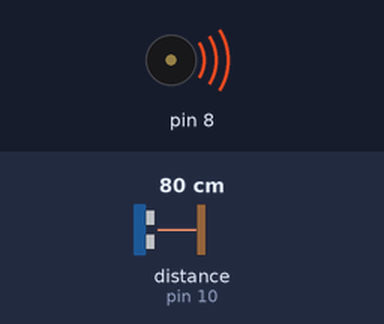
Recording of a sketch running on a simulated Arduino Nano, built with avr-gcc and run on an emulated ATmega328P. Parts: buzzer (waves = sounding). Wiring (inferred from the names in the program): ultrasonic range finder: trigger pin 9; echo pin 10. Inputs (shaded band) come from the test bench; at power-on: distance to the obstacle (sensor on pin 10) 80 cm. The echo pulse lasts 58.3 µs per cm.

Above: at 1.2 s.
1.3 s: distance to the obstacle (sensor on pin 10) set to 13 cm
4.3 s: distance to the obstacle (sensor on pin 10) set to 10 cm
At 5.2 s:
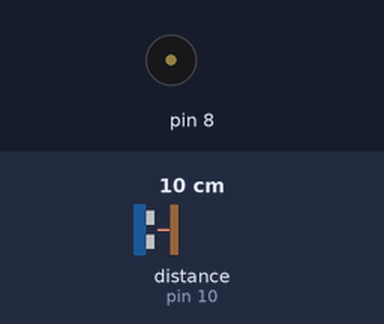
5.9 s: distance to the obstacle (sensor on pin 10) set to 18 cm
At 6.14 s:
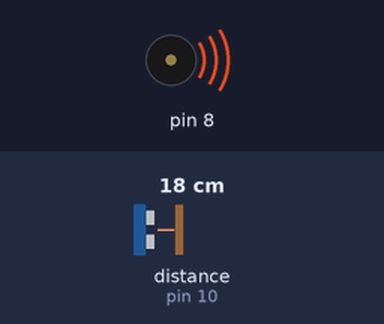
8.9 s: distance to the obstacle (sensor on pin 10) set to 2 cm
At 10.0 s:
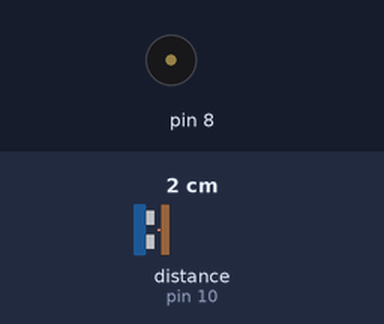
Timing chart, 0 to 11.5 s (numbered marks = the images above; inputs shaded):
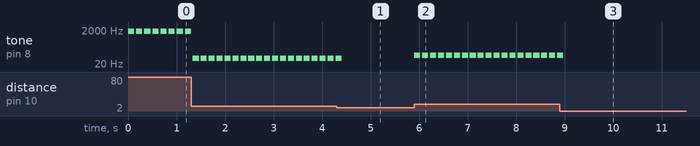

Measured:
- the behaviour switches between 12 and 11 cm on distance to the obstacle (sensor on pin 10) (found by bisection; images 0 and 1)
- after the input at 4.3 s, tone on pin 8: goes on until 4.4 s, then stays silent
- after the input at 5.9 s, tone on pin 8: alternates 65 Hz for 0.13 s and silent for 0.04 s, starting at once
- after the input at 8.9 s, tone on pin 8: goes on until 9.0 s, then stays silent
- by itself, tone on pin 8: alternates 44 Hz for 0.13 s and silent for 0.04 s

The sketch:

piano.ino
```cpp
#include "pitch.h"
int melody[]={B0,C1,D1,E1,F1,G1,A1,B1,
C2,D2,E2,F2,G2,A2,B2,
C3,D3,E3,F3,G3,A3,B3,
C4,D4,E4,F4,G4,A4,B4,
C5,CS5,D5,DS5,E5,F5,FS5,G5,GS5,A5,AS5,B5,
C6,CS6,D6,DS6,E6,F6,FS6,G6,GS6,A6,AS6,B6,
C7,CS7,D7,DS7,E7,F7,FS7,G7,GS7,A7,AS7,B7,
C8,CS8,D8,DS8};
const int trig=9;
const int echo=10;
int i=0;
int distence=0;
int maxi=107;
 int duration=0;


void setup() {
   pinMode(trig, OUTPUT); // Sets the trigPin as an Output
pinMode(echo, INPUT); // Sets the echoPin as an Input

}

void loop() {
  digitalWrite(trig, LOW);
delayMicroseconds(2);

digitalWrite(trig, HIGH);
delayMicroseconds(10);
digitalWrite(trig, LOW);

duration = pulseIn(echo, HIGH);

distence= duration*0.0172;
distence=distence-5;
  if((distence>5) && (distence<107))
  {
  i = distence/1.5;
  tone(8,melody[i],125);
  delay(162);
  noTone(8);
  }  }
```

pitch.h
```cpp
#define B0  31
#define C1  33

#define D1  37

#define E1  41
#define F1  44

#define G1  49

#define A1  55

#define B1  62
#define C2  65

#define D2  73

#define E2  82
#define F2  87

#define G2  98

#define A2  110

#define B2  123
#define C3  131

#define D3  147

#define E3  165
#define F3  175

#define G3  196

#define A3  220

#define B3  247
#define C4  262

#define D4  294

#define E4  330
#define F4  349

#define G4  392

#define A4  440

#define B4  494
#define C5  523
#define CS5 554
#define D5  587
#define DS5 622
#define E5  659
#define F5  698
#define FS5 740
#define G5  784
#define GS5 831
#define A5  880
#define AS5 932
#define B5  988
#define C6  1047
#define CS6 1109
#define D6  1175
#define DS6 1245
#define E6  1319
#define F6  1397
#define FS6 1480
#define G6  1568
#define GS6 1661
#define A6  1760
#define AS6 1865
#define B6  1976
#define C7  2093
#define CS7 2217
#define D7  2349
#define DS7 2489
#define E7  2637
#define F7  2794
#define FS7 2960
#define G7  3136
#define GS7 3322
#define A7  3520
#define AS7 3729
#define B7  3951
#define C8  4186
#define CS8 4435
#define D8  4699
#define DS8 4978
```
